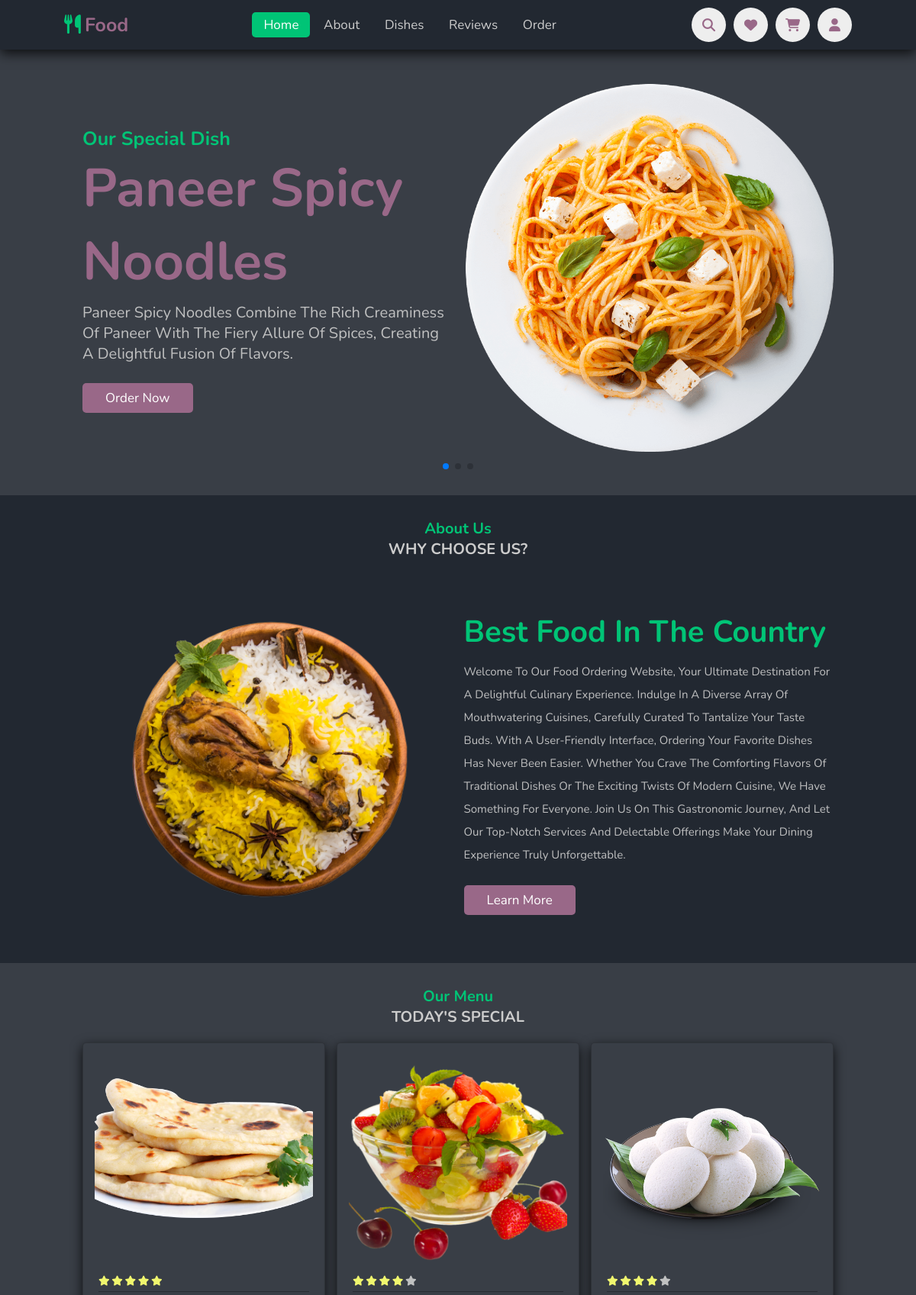
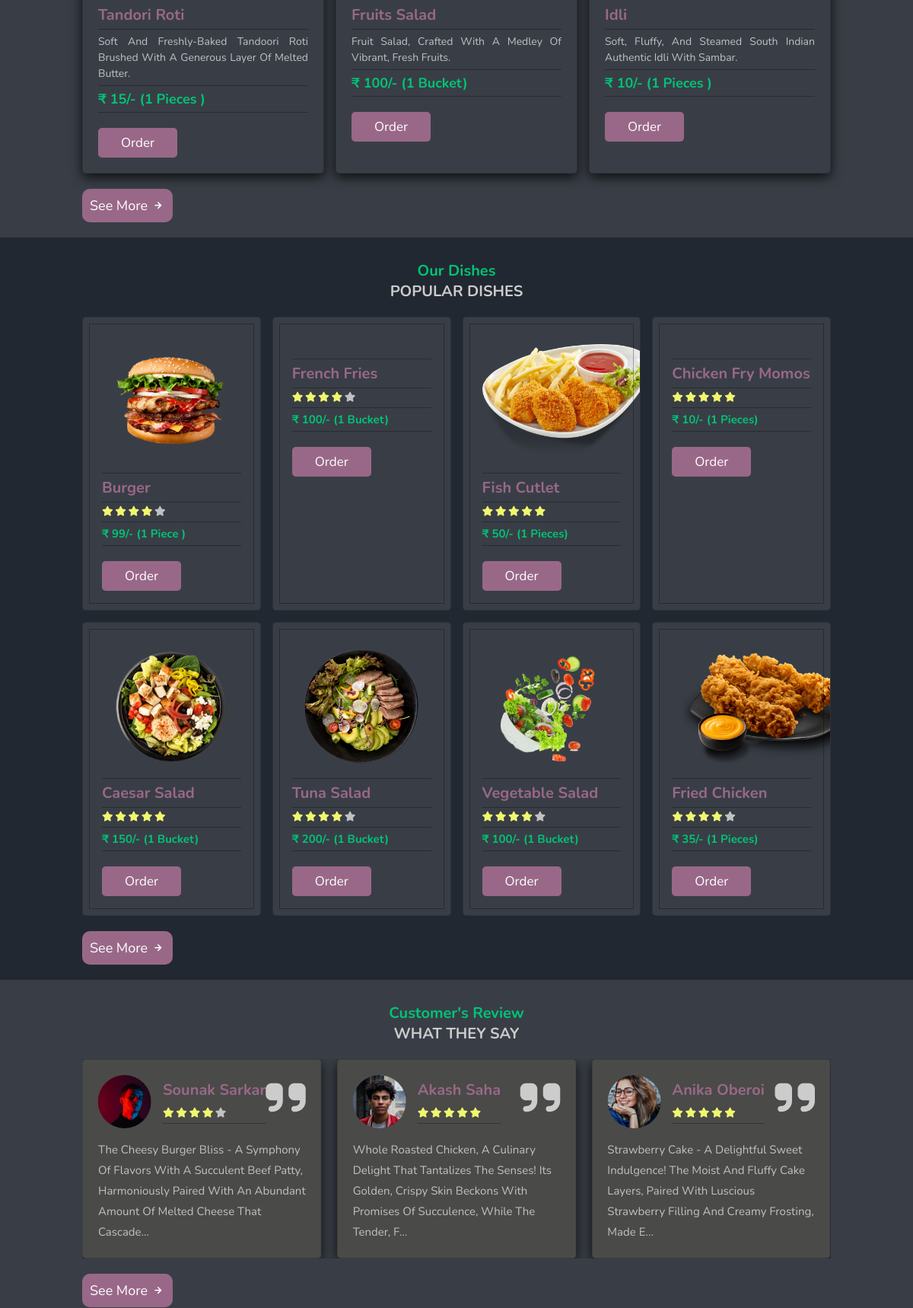
The page / (upper part) on the database its author committed (2 pictures, top to bottom).
### tables this page shows
CREATE TABLE `dish` (
  `did` int(11) UNSIGNED NOT NULL,
  `dname` varchar(50) NOT NULL,
  `drating` int(5) NOT NULL,
  `dprice` double NOT NULL,
  `quantity` varchar(255) NOT NULL,
  `dcategory` int(11) UNSIGNED NOT NULL,
  `type` varchar(100) NOT NULL,
  `ingredients` varchar(255) NOT NULL,
  `is_featured` int(1) NOT NULL,
  `is_popular` int(1) NOT NULL,
  `dpicture` varchar(255) NOT NULL,
  `is_today` int(1) NOT NULL,
  `description` text NOT NULL
);

CREATE TABLE `rating` (
  `rid` int(10) UNSIGNED NOT NULL,
  `rnumber` int(10) NOT NULL,
  `cname` varchar(100) NOT NULL,
  `cdescription` text NOT NULL,
  `pname` varchar(100) NOT NULL,
  `picture` varchar(255) NOT NULL
);

### index.php (the view, shortened to what this page needs)
<?php
    include './Partials/header.php';
?>
<section class="home" id="home">
    <?php
        $feature_query = "select * from dish where is_featured=1";
        $feature_result = mysqli_query($conn, $feature_query);
    ?>
    <div class="swiper home-slider">
        <div class="swiper-wrapper wrapper">
        <?php while($feature=mysqli_fetch_assoc($feature_result)) {?>
            <div class="swiper-slide slide">
                <div class="content">
                    <span>our special dish</span>
                    <h3><?= $feature['dname'] ?></h3>
                    <p><?= $feature['description'] ?>
                    </p>
                    <a href="<?= ROOT_URL ?>Buy.php?id=<?=$feature['did']?>" class="btn">order now</a>
                </div>
                <div class="image">
                    <img src="<?= ROOT_URL . 'upload/' . $feature['dpicture'] ?>" alt="">
                </div>
            </div>
            <?php } ?>
        </div>
        <div class="swiper-pagination"></div>
    </div>
</section>
<section class="about " id="about">
    <h3 class="sub-heading "> about us </h3>
    <h1 class="heading "> why choose us? </h1>
    <div class="row ">
        <div class="image ">
            <img src="./upload/biriyani.png " alt=" ">
        </div>
        <div class="content ">
            <h3>best food in the country</h3>
            <p>Welcome to our food ordering website, your ultimate destination for a delightful culinary experience. Indulge in a diverse array of mouthwatering cuisines, carefully curated to tantalize your taste buds. With a user-friendly interface, ordering your favorite dishes has never been easier. Whether you crave the comforting flavors of traditional dishes or the exciting twists of modern cuisine, we have something for everyone. Join us on this gastronomic journey, and let our top-notch services and delectable offerings make your dining experience truly unforgettable.</p>
            <a href="<?= ROOT_URL ?>about.php" class="btn ">learn more</a>
        </div>
    </div>
</section>
<section class="menu " id="menu">
    <h3 class="sub-heading "> our menu </h3>
    <h1 class="heading "> today's special</h1>
    <?php
        $select_dish = "select * from dish where is_today=1 limit 3";
        $select_dish_result = mysqli_query($conn, $select_dish);
    ?>
    <div class="box-container ">
        <?php while($special = mysqli_fetch_assoc($select_dish_result)) { ?>
        <div class="box">
            <div class="image ">
                <img src="<?= ROOT_URL . 'upload/' . $special['dpicture'] ?>" alt=" ">
            </div>
            <div class="content ">
            <?php
                $food_name = $special['dname'];
                $review_query_rating  = "select * from rating where pname='$food_name'";
                $average_result = mysqli_query($conn, $review_query_rating);
                $total_rows = mysqli_num_rows($average_result);
                $average    = 0;
                while ($review_rateing = mysqli_fetch_assoc($average_result)) {
                    $average += $review_rateing['rnumber'];
                }
                if ($total_rows > 0)
                    $average = $average / $total_rows;
                else
                    $average = 0;
                $average = (int) $average;
            ?>
                    <?php if ($average == 4) { ?>
                        <div class="stars">
                            <i class="fas fa-star check"></i>
                            <i class="fas fa-star check"></i>
                            <i class="fas fa-star check"></i>
                            <i class="fas fa-star check"></i>
                            <i class="fas fa-star"></i>
                        </div>
                    <?php } ?>
                    <?php if ($average == 5) { ?>
                        <div class="stars">
                            <i class="fas fa-star check"></i>
                            <i class="fas fa-star check"></i>
                            <i class="fas fa-star check"></i>
                            <i class="fas fa-star check"></i>
                            <i class="fas fa-star check"></i>
                        </div>
                    <?php } ?>
                <h3><?php echo $special['dname'] ?></h3>
                <p style="text-align:justify;hyphens: auto;"><?php echo $special['description'] ?></p>
                <span class="price ">₹ <?php echo $special['dprice'] ?>/- (<?= $special['quantity'] ?>)</span>
                <a  href="<?= ROOT_URL ?>Buy.php?id=<?=$special['did']?>" class="btn ">Order</a>
            </div>
        </div>
        <?php  } ?>
    </div>
    <div class="read_more">
           <a href="<?= ROOT_URL ?>special_dish.php">see more <i class="uil uil-arrow-right"></i></a>
    </div>
</section>
<section class="dishes" id="dishes">
    <h3 class="sub-heading"> our dishes </h3>
    <h1 class="heading"> popular dishes </h1>
    <?php
        $popular_query = "select * from dish where is_popular=1 limit 8";
        $popular_result = mysqli_query($conn, $popular_query);
    ?>
    <div class="box-container">
        <?php while($popular = mysqli_fetch_assoc($popular_result)) { ?>
            <?php
                $food_name = $popular['dname'];
                $review_query_rating  = "select * from rating where pname='$food_name'";
                $average_result = mysqli_query($conn, $review_query_rating);
                $total_rows = mysqli_num_rows($average_result);
                $average    = 0;
                while ($review_rateing = mysqli_fetch_assoc($average_result)) {
                    $average += $review_rateing['rnumber'];
                }
                if ($total_rows > 0)
                    $average = $average / $total_rows;
                else
                    $average = 0;
                $average = (int) $average;
            ?>
        <div class="box">
            <img src="<?= ROOT_URL . 'upload/' . $popular['dpicture'] ?>" alt="">
            <h3 style="text-align-last:left;"><?= $popular['dname'] ?></h3>
                    <?php if ($average == 4) { ?>
                        <div class="stars">
                            <i class="fas fa-star check"></i>
                            <i class="fas fa-star check"></i>
                            <i class="fas fa-star check"></i>
                            <i class="fas fa-star check"></i>
                            <i class="fas fa-star"></i>
                        </div>
                    <?php } ?>
                    <?php if ($average == 5) { ?>
                        <div class="stars">
                            <i class="fas fa-star check"></i>
                            <i class="fas fa-star check"></i>
                            <i class="fas fa-star check"></i>
                            <i class="fas fa-star check"></i>
                            <i class="fas fa-star check"></i>
                        </div>
                    <?php } ?>
            <div style="display:grid;text-align-last:left;">
                <span>₹ <?= $popular['dprice'] ?>/- (<?= $popular['quantity'] ?>)</span>
                <a href="<?= ROOT_URL ?>Buy.php?id=<?=$popular['did']?>" style="width:fit-content" class="btn">order</a>
            </div>
        </div>
        <?php } ?>
    </div>
    <div class="read_more">
           <a href="<?= ROOT_URL ?>popular_dish.php">see more <i class="uil uil-arrow-right"></i></a>
    </div>
</section>
<section class="review " id="review">
    <h3 class="sub-heading "> customer's review </h3>
    <h1 class="heading "> what they say </h1>
    <?php
        $review_query = "select * from rating where rnumber>=4  GROUP BY cname  limit 8";
        $review_result = mysqli_query($conn, $review_query);
    ?>
    <div class="swiper review-slider ">
        <div class="swiper-wrapper ">
            <?php  while($review = mysqli_fetch_assoc($review_result)) { ?>
            <div class="swiper-slide slide ">
                <i class="fas fa-quote-right "></i>
                <div class="user ">
                    <img src="<?= ROOT_URL . 'upload/' . $review['picture'] ?>" alt=" ">
                    <div class="user-info ">
                        <h3><?= $review['cname'] ?></h3>
                    <?php $reviewer = $review['rnumber'] ?>
                    <?php if ($reviewer == 4) { ?>
                        <div class="stars">
                            <i class="fas fa-star check"></i>
                            <i class="fas fa-star check"></i>
                            <i class="fas fa-star check"></i>
                            <i class="fas fa-star check"></i>
                            <i class="fas fa-star "></i>
                        </div>
                    <?php } ?>
                    <?php if ($reviewer == 5) { ?>
                        <div class="stars">
                            <i class="fas fa-star check"></i>
                            <i class="fas fa-star check"></i>
                            <i class="fas fa-star check"></i>
                            <i class="fas fa-star check"></i>
                            <i class="fas fa-star check"></i>
                        </div>
                    <?php } ?>
                    </div>
                </div>
                <p><?= substr($review['cdescription'],0, 150) ?>...</p>
            </div>
            <?php } ?>
        </div>
    </div>
    <div class="read_more">
           <a href="<?= ROOT_URL ?>all-reviews.php">see more <i class="uil uil-arrow-right"></i></a>
    </div>
</section>
<?php
include './Partials/footer.php';
?>

### rows shown on the page
dish: dname "Paneer Spicy Noodles", description "Paneer Spicy Noodles Combine The Rich Creaminess Of Paneer With The Fiery Allure Of Spices, Creating A Delightful Fusion Of Flavors.", dpicture (picture)
dish: dpicture (picture), dname "Tandori Roti", description "Soft And Freshly-Baked Tandoori Roti Brushed With A Generous Layer Of Melted Butter.", dprice "15", quantity "1 Pieces"
dish: dpicture (picture), dname "Fruits Salad", description "Fruit Salad, Crafted With A Medley Of Vibrant, Fresh Fruits.", dprice "100", quantity "1 Bucket"
dish: dpicture (picture), dname "Idli", description "Soft, Fluffy, And Steamed South Indian Authentic Idli With Sambar.", dprice "10", quantity "1 Pieces"
dish: dpicture (picture), dname "Burger", dprice "99", quantity "1 Piece"
dish: dname "French Fries", dprice "100", quantity "1 Bucket"
dish: dpicture (picture), dname "Fish Cutlet", dprice "50", quantity "1 Pieces"
dish: dname "Chicken Fry Momos", dprice "10", quantity "1 Pieces"
dish: dpicture (picture), dname "Caesar Salad", dprice "150", quantity "1 Bucket"
dish: dpicture (picture), dname "Tuna Salad", dprice "200", quantity "1 Bucket"
dish: dpicture (picture), dname "Vegetable Salad", dprice "100", quantity "1 Bucket"
dish: dpicture (picture), dname "Fried Chicken", dprice "35", quantity "1 Pieces"
rating: picture (picture), cname "Akash Saha", rnumber 5 (drawn), cdescription "Whole Roasted Chicken, A Culinary Delight That Tantalizes The Senses! Its Golden, Crispy Skin Beckons With Promises Of Succulence, While The Tender, F"
rating: picture (picture), cname "Anika Oberoi", rnumber 5 (drawn), cdescription "Strawberry Cake - A Delightful Sweet Indulgence! The Moist And Fluffy Cake Layers, Paired With Luscious Strawberry Filling And Creamy Frosting, Made E"
rating: picture (picture), cname "Sounak Sarkar", rnumber 4 (drawn), cdescription "The Cheesy Burger Bliss - A Symphony Of Flavors With A Succulent Beef Patty, Harmoniously Paired With An Abundant Amount Of Melted Cheese That Cascade"
